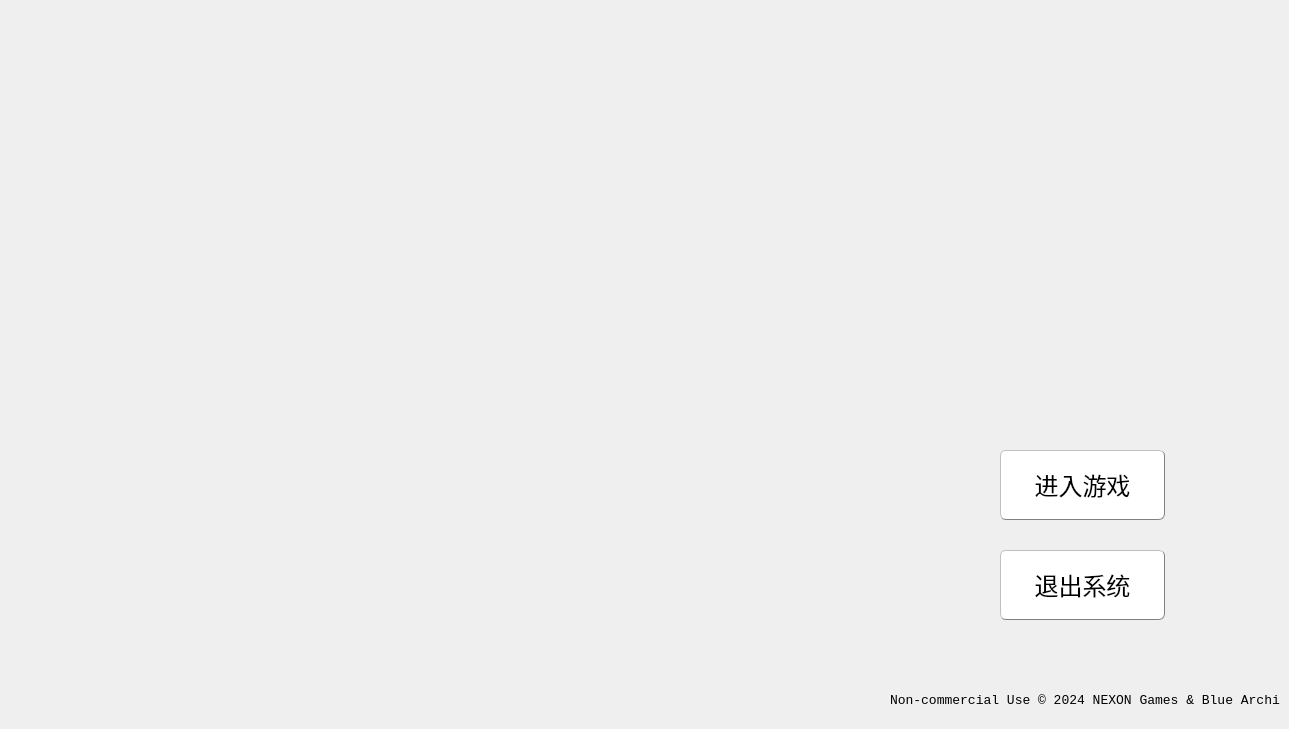
    <widget class="QWidget" name="main">
     <widget class="QLabel" name="Background">
      <property name="geometry">
       <rect>
        <x>0</x>
        <y>0</y>
        <width>1280</width>
        <height>720</height>
       </rect>
      </property>
      <property name="text">
       <string/>
      </property>
      <property name="pixmap">
       <pixmap resource="Resource.qrc">:/new/prefix1/Resource/background.png</pixmap>
      </property>
     </widget>
     <widget class="QPushButton" name="enterGame">
      <property name="geometry">
       <rect>
        <x>1000</x>
        <y>450</y>
        <width>165</width>
        <height>70</height>
       </rect>
      </property>
      <property name="font">
       <font>
        <family>俐方体11号</family>
        <pointsize>18</pointsize>
        <bold>false</bold>
       </font>
      </property>
      <property name="styleSheet">
       <string notr="true">QPushButton{
color: rgb(0, 0, 0);
background-color: rgb(255, 255, 255);
border:1px groove gray;
border-radius:6px;
padding:2px 4px;
border-style: outset;
}
QPushButton:hover{
	background-color: rgb(155, 222, 255);
color: black;
}
QPushButton:pressed{
	background-color: rgb(0, 128, 255);
border-style: inset;
}</string>
      </property>
      <property name="text">
       <string>进入游戏</string>
      </property>
     </widget>
     <widget class="QLabel" name="ImageCopyright">
      <property name="geometry">
       <rect>
        <x>890</x>
        <y>690</y>
        <width>390</width>
        <height>20</height>
       </rect>
      </property>
      <property name="font">
       <font>
        <family>Consolas</family>
        <pointsize>10</pointsize>
        <bold>false</bold>
       </font>
      </property>
      <property name="styleSheet">
       <string notr="true">color: rgb(0, 0, 0);</string>
      </property>
      <property name="text">
       <string>Non-commercial Use © 2024 NEXON Games &amp; Blue Archive</string>
      </property>
     </widget>
     <widget class="QPushButton" name="exitGame">
      <property name="geometry">
       <rect>
        <x>1000</x>
        <y>550</y>
        <width>165</width>
        <height>70</height>
       </rect>
      </property>
      <property name="font">
       <font>
        <family>俐方体11号</family>
        <pointsize>18</pointsize>
       </font>
      </property>
      <property name="styleSheet">
       <string notr="true">QPushButton{
color: rgb(0, 0, 0);
background-color: rgb(255, 255, 255);
border:1px groove gray;
border-radius:6px;
padding:2px 4px;
border-style: outset;
}
QPushButton:hover{
	background-color: rgb(155, 222, 255);
color: black;
}
QPushButton:pressed{
	background-color: rgb(0, 128, 255);
border-style: inset;
}</string>
      </property>
      <property name="text">
       <string>退出系统</string>
      </property>
     </widget>
    </widget>
